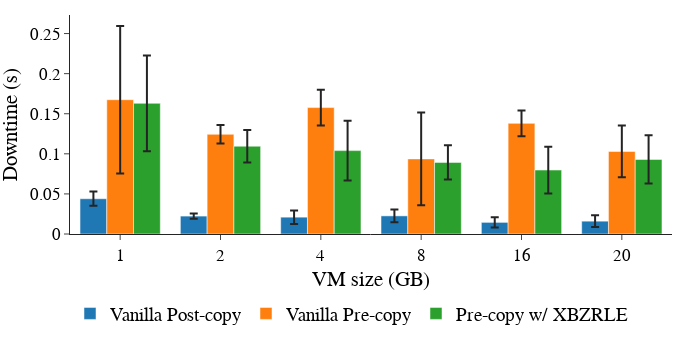

Notebook source saved alongside this figure:
### Code cell
mig_time_plot("Downtime", "Downtime (s)")

### Figure 1 — Plotly figure (JSON) as saved in the notebook; plotly's stock layout.template omitted (floating-point values rounded to 4 significant figures)
{"data": [{"error_y": {"array": [0.008888, 0.003215, 0.008456, 0.007987, 0.006351, 0.007394], "type": "data"}, "name": "Vanilla Post-copy", "type": "bar", "x": ["1", "2", "4", "8", "16", "20"], "y": [0.044, 0.02233, 0.021, 0.0226, 0.0145, 0.016]}, {"error_y": {"array": [0.09199, 0.0115, 0.02219, 0.05793, 0.01609, 0.03223], "type": "data"}, "name": "Vanilla Pre-copy", "type": "bar", "x": ["1", "2", "4", "8", "16", "20"], "y": [0.1675, 0.1243, 0.1577, 0.09367, 0.138, 0.103]}, {"error_y": {"array": [0.05977, 0.02034, 0.03736, 0.0215, 0.02919, 0.03011], "type": "data"}, "name": "Pre-copy w/ XBZRLE", "type": "bar", "x": ["1", "2", "4", "8", "16", "20"], "y": [0.163, 0.1095, 0.104, 0.08933, 0.07975, 0.093]}], "layout": {"barmode": "group", "font": {"color": "black", "family": "Arial", "size": 17.2}, "height": 338, "legend": {"font": {"color": "black", "family": "Arial", "size": 19}, "orientation": "h", "y": -0.45, "yanchor": "bottom"}, "margin": {"autoexpand": true, "b": 70, "l": 70, "r": 5, "t": 15}, "width": 677, "xaxis": {"title": {"standoff": 8, "text": "VM size (GB)"}}, "yaxis": {"title": {"standoff": 10, "text": "Downtime (s)"}}}}
